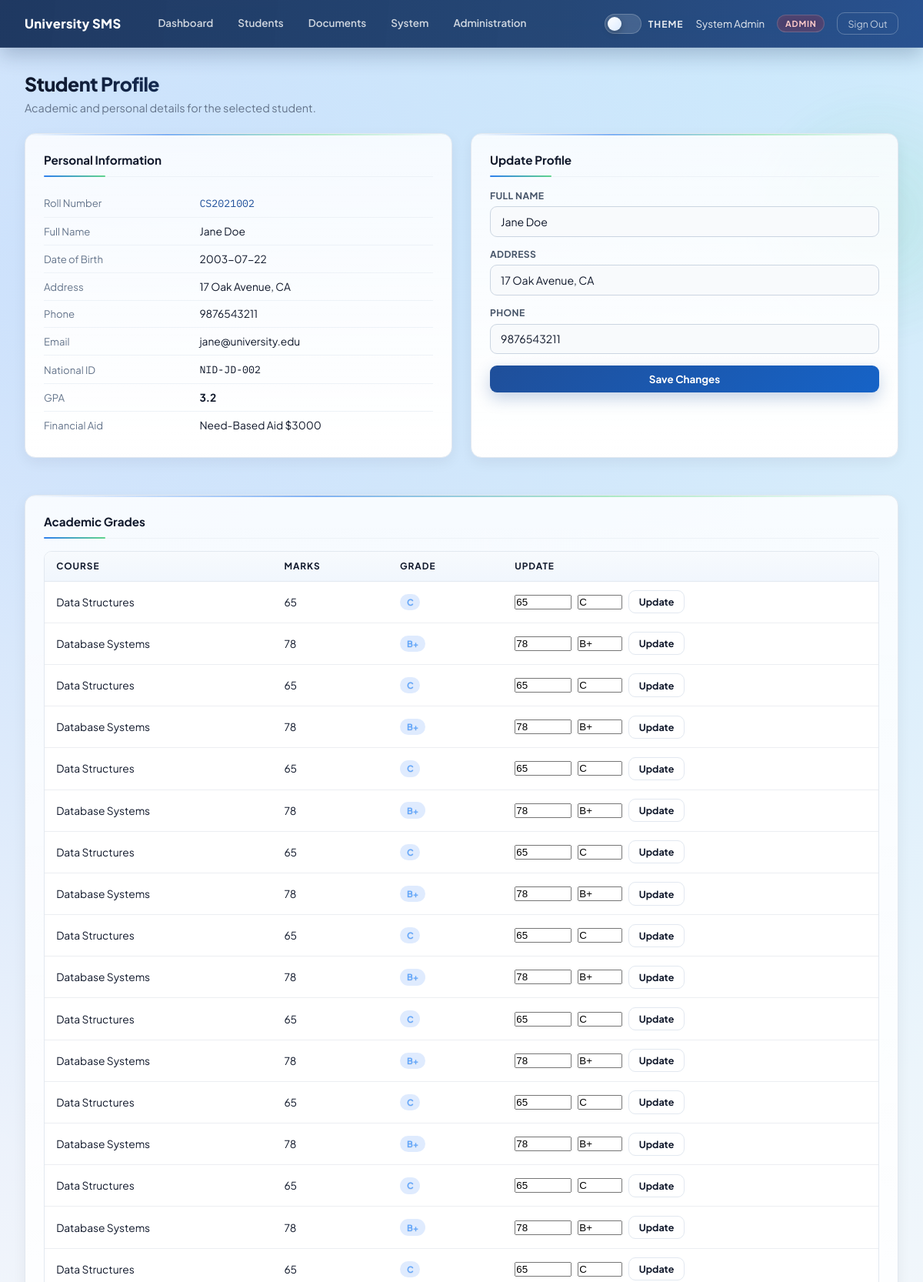
Screenshot of /student/2 (signed in, upper part) with the database file from the repository.
### tables this page shows
CREATE TABLE students (
                id          INTEGER PRIMARY KEY AUTOINCREMENT,
                user_id     INTEGER,
                roll_no     TEXT UNIQUE,
                full_name   TEXT,
                dob         TEXT,
                address     TEXT,
                phone       TEXT,
                national_id TEXT,                 -- VULN-07: PII stored unencrypted
                gpa         REAL DEFAULT 0.0,
                financial_aid TEXT
            );

CREATE TABLE users (
                id        INTEGER PRIMARY KEY AUTOINCREMENT,
                username  TEXT UNIQUE NOT NULL,
                password  TEXT NOT NULL,          -- VULN-04: plain-text passwords
                role      TEXT DEFAULT 'student', -- student | faculty | admin
                email     TEXT,
                full_name TEXT
            );

CREATE TABLE grades (
                id         INTEGER PRIMARY KEY AUTOINCREMENT,
                student_id INTEGER,
                course     TEXT,
                marks      INTEGER,
                grade      TEXT
            );

### app.py (the view)
@app.route("/student/<int:student_id>")
@login_required
def student_profile(student_id):
    db = get_db()
    if session.get("role") == "student":
        student = db.execute(
            "SELECT s.id, s.roll_no, s.full_name, s.dob, s.address, s.phone, "
            "s.gpa, s.user_id, u.email, u.username "
            "FROM students s JOIN users u ON s.user_id = u.id "
            "WHERE s.id = ? AND s.user_id = ?",
            (student_id, session["user_id"])
        ).fetchone()
        if not student:
            return render_template("error.html",
                                   error="Access Denied. You can only view your own profile.",
                                   query=""), 403
    else:
        student = db.execute(
            "SELECT s.id, s.roll_no, s.full_name, s.dob, s.address, s.phone, "
            "s.gpa, s.financial_aid, s.national_id, s.user_id, u.email, u.username "
            "FROM students s JOIN users u ON s.user_id = u.id WHERE s.id = ?",
            (student_id,)
        ).fetchone()
    if not student:
        return render_template("error.html", error="Student not found.", query=""), 404
    grades = db.execute(
        "SELECT * FROM grades WHERE student_id = ?", (student_id,)
    ).fetchall()
    return render_template("profile.html", student=student, grades=grades)

### app.py (called while the page is built)
def login_required(f):
    @wraps(f)
    def decorated(*args, **kwargs):
        if "user_id" not in session:
            return redirect(url_for("login"))
        return f(*args, **kwargs)
    return decorated

def get_db():
    db = getattr(g, "_database", None)
    if db is None:
        db = g._database = sqlite3.connect(DATABASE)
        db.row_factory = sqlite3.Row
    return db

@app.teardown_appcontext
def close_connection(exception):
    db = getattr(g, "_database", None)
    if db is not None:
        db.close()

### templates/profile.html (shortened to what this page needs)
{% extends "base.html" %}
{% block content %}
{% if student %}
<div class="page-header">
  <h1>Student Profile</h1>
  <p>Academic and personal details for the selected student.</p>
</div>
<div class="layout-2col mb-5">
  <div class="card">
    <div class="card-title">Personal Information</div>
    <table class="kv-table">
      <tbody>
      <tr><td class="kv-label">Roll Number</td>
        <td class="mono-sm text-brand">{{ student['roll_no'] }}</td></tr>
      <tr><td class="kv-label">Full Name</td>
            <td>{{ student['full_name'] | safe }}</td></tr>
      <tr><td class="kv-label">Date of Birth</td>
            <td>{{ student['dob'] }}</td></tr>
      <tr><td class="kv-label">Address</td>
            <td>{{ student['address'] | safe }}</td></tr>
      <tr><td class="kv-label">Phone</td>
            <td>{{ student['phone'] }}</td></tr>
      <tr><td class="kv-label">Email</td>
            <td>{{ student['email'] }}</td></tr>
      <tr><td class="kv-label">National ID</td>
        <td class="mono-sm">{{ student['national_id'] }}</td></tr>
      <tr><td class="kv-label">GPA</td>
            <td><strong>{{ student['gpa'] }}</strong></td></tr>
      <tr><td class="kv-label">Financial Aid</td>
            <td>{{ student['financial_aid'] }}</td></tr>
      </tbody>
    </table>
  </div>
  <div class="card">
    <div class="card-title">Update Profile</div>
    <form method="POST" action="/profile/update" class="stack-form">
      <div class="form-group">
        <label>Full Name</label>
        <input type="text" name="full_name" value="{{ student['full_name'] }}">
      </div>
      <div class="form-group">
        <label>Address</label>
        <input type="text" name="address" value="{{ student['address'] }}">
      </div>
      <div class="form-group">
        <label>Phone</label>
        <input type="text" name="phone" value="{{ student['phone'] }}">
      </div>
      <button type="submit" class="btn btn-primary">Save Changes</button>
    </form>
  </div>
</div>
<div class="card">
  <div class="card-title">Academic Grades</div>
  <div class="table-wrap">
    <table>
      <thead>
        <tr><th>Course</th><th>Marks</th><th>Grade</th><th>Update</th></tr>
      </thead>
      <tbody>
        {% for g in grades %}
        <tr>
          <td>{{ g['course'] }}</td>
          <td>{{ g['marks'] }}</td>
          <td><span class="badge badge-blue">{{ g['grade'] }}</span></td>
          <td>
            <form method="POST" action="/grade/update" class="flex gap-2 items-center flex-wrap">
              <input type="number" name="marks" value="{{ g['marks'] }}" class="marks-field">
              <input type="text" name="grade" value="{{ g['grade'] }}" class="grade-field">
              <button type="submit" class="btn btn-outline btn-sm">Update</button>
            </form>
          </td>
        </tr>
        {% endfor %}
      </tbody>
    </table>
  </div>
</div>
{% else %}
<div class="alert alert-error">Student record not found.</div>
{% endif %}
{% endblock %}

### rows the page displays
students: roll_no "CS2021002", full_name "Jane Doe", dob "2003-07-22", address "17 Oak Avenue, CA", phone "9876543211", national_id "NID-JD-002", gpa "3.2", financial_aid "Need-Based Aid $3000"
users: email "jane@university.edu"
grades: course "Data Structures", marks "65", grade "C"
grades: course "Database Systems", marks "78", grade "B+"
grades: course "Data Structures", marks "65", grade "C"
grades: course "Database Systems", marks "78", grade "B+"
grades: course "Data Structures", marks "65", grade "C"
grades: course "Database Systems", marks "78", grade "B+"
grades: course "Data Structures", marks "65", grade "C"
grades: course "Database Systems", marks "78", grade "B+"
grades: course "Data Structures", marks "65", grade "C"
grades: course "Database Systems", marks "78", grade "B+"
grades: course "Data Structures", marks "65", grade "C"
grades: course "Database Systems", marks "78", grade "B+"
grades: course "Data Structures", marks "65", grade "C"
grades: course "Database Systems", marks "78", grade "B+"
grades: course "Data Structures", marks "65", grade "C"
grades: course "Database Systems", marks "78", grade "B+"
grades: course "Data Structures", marks "65", grade "C"

### other values shown
{{ session.full_name or session.username }} "System Admin"
{{ session.role }} "ADMIN"
